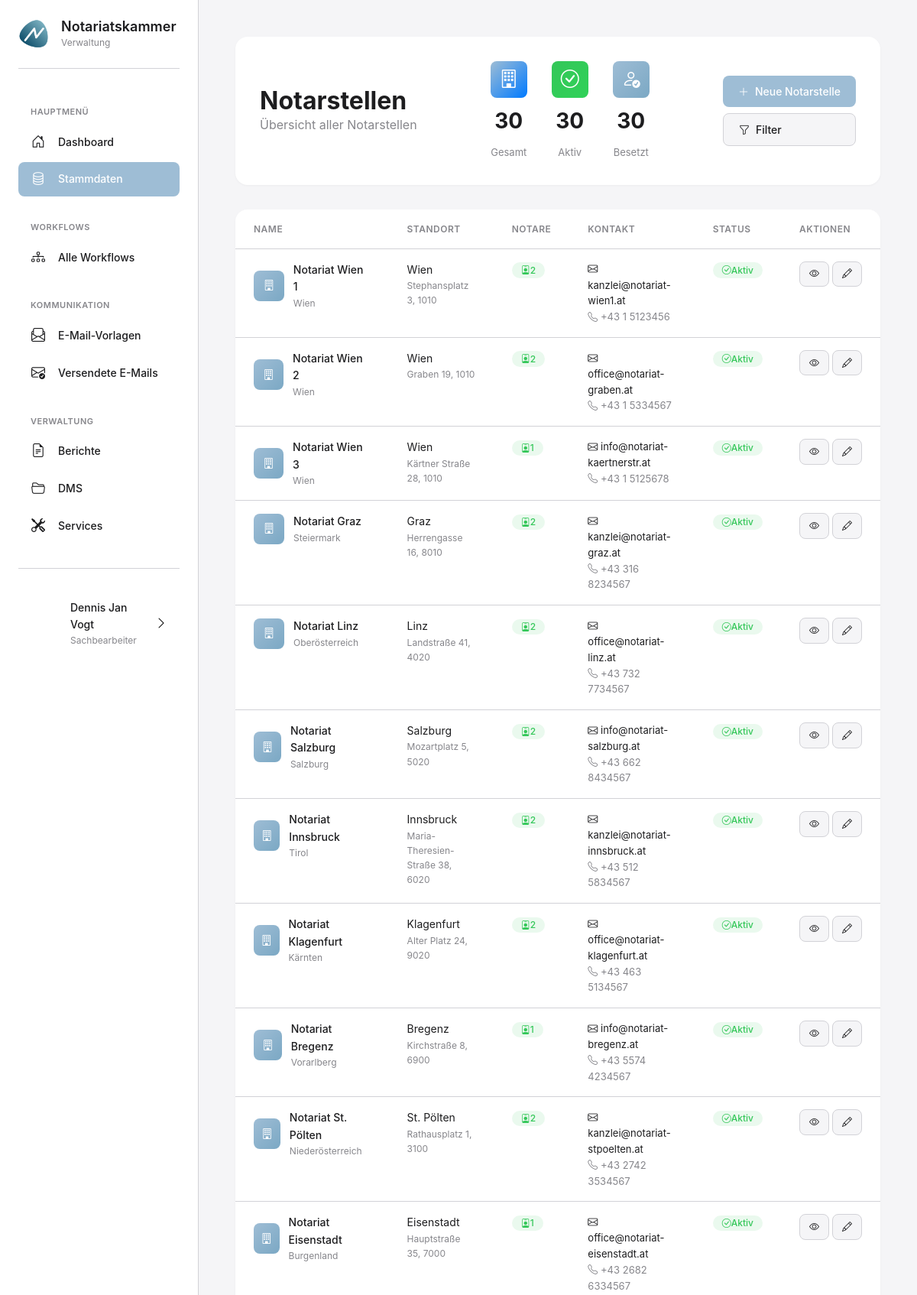
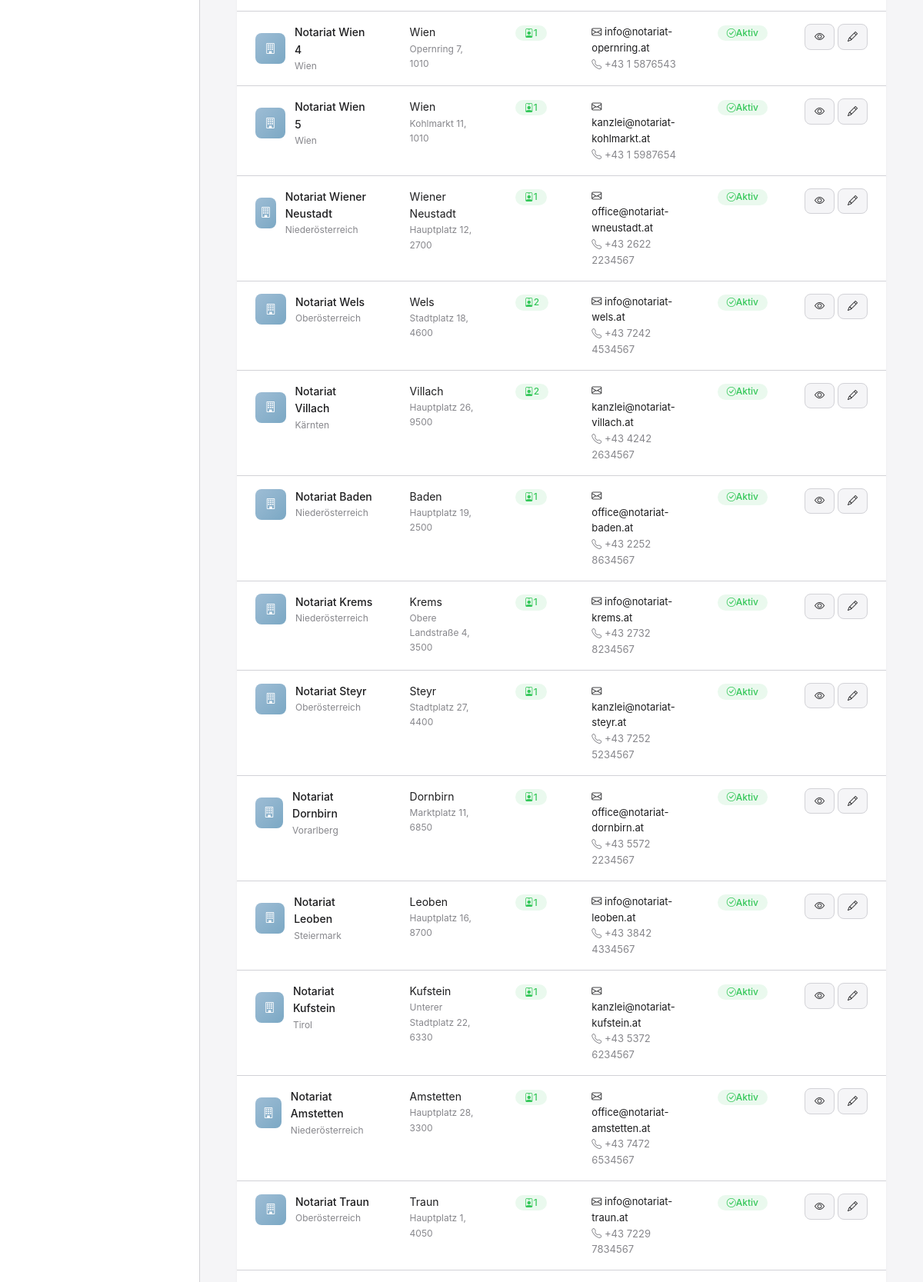
Page /stammdaten/notarstellen/ (signed in, upper part) on the committed database (2 pictures, top to bottom).
### apps/benutzer/models.py (models this page shows, shortened)
class KammerBenutzer(AbstractUser):
    ROLLEN = [
        ('admin', 'Administrator'),
        ('sachbearbeiter', 'Sachbearbeiter'),
        ('leitung', 'Leitung'),
    ]
    rolle = models.CharField(
        max_length=20,
        choices=ROLLEN,
        default='sachbearbeiter',
        verbose_name='Rolle'
    )
    abteilung = models.CharField(
        max_length=100,
        blank=True,
        verbose_name='Abteilung',
        help_text='z.B. "Zulassungen", "Aufsicht", "Allgemein"'
    )
    telefon = models.CharField(
        max_length=50,
        blank=True,
        verbose_name='Telefon'
    )
    profilbild = models.ImageField(
        upload_to='profilbilder/',
        blank=True,
        null=True,
        verbose_name='Profilbild',
        help_text='Profilbild des Benutzers'
    )
    class Meta:
        verbose_name = 'Kammermitarbeiter'
        verbose_name_plural = 'Kammermitarbeiter'
        ordering = ['last_name', 'first_name']

### apps/notarstellen/models.py (models this page shows, shortened)
class Notarstelle(ZeitstempelModel, AktivModel):
    bezeichnung = models.CharField(
        max_length=50,
        primary_key=True,
        verbose_name='Bezeichnung',
        help_text='Format: NST-000001'
    )
    name = models.CharField(
        max_length=200,
        verbose_name='Name',
        help_text='Offizieller Name der Notarstelle'
    )
    strasse = models.CharField(
        max_length=200,
        verbose_name='Straße'
    )
    plz = models.CharField(
        max_length=10,
        verbose_name='PLZ'
    )
    stadt = models.CharField(
        max_length=100,
        verbose_name='Stadt'
    )
    bundesland = models.CharField(
        max_length=100,
        blank=True,
        verbose_name='Bundesland'
    )
    sprengel = models.ForeignKey(
        'sprengel.Sprengel',
        on_delete=models.PROTECT,
        related_name='notarstellen',
        null=True,
        blank=True,
        verbose_name='Sprengel',
        help_text='Zugehöriger Notarsprengel (Gerichtsbezirk)'
    )
    telefon = models.CharField(
        max_length=50,
        blank=True,
        verbose_name='Telefon'
    )
    email = models.EmailField(
        blank=True,
        verbose_name='E-Mail'
    )
    besetzt_seit = models.DateField(
        null=True,
        blank=True,
        verbose_name='Besetzt seit',
        help_text='Datum der letzten Besetzung'
    )
    notiz = models.TextField(
        blank=True,
        verbose_name='Notizen',
        help_text='Interne Notizen und Bemerkungen'
    )
    class Meta:
        verbose_name = 'Notarstelle'
        verbose_name_plural = 'Notarstellen'
        ordering = ['bezeichnung']
        indexes = [
            models.Index(fields=['ist_aktiv']),
            models.Index(fields=['stadt']),
        ]

### apps/notarstellen/views.py (the view)
# urls.py: path('notarstellen/', views.notarstellen_liste_view, name='notarstellen_liste'),
@login_required
def notarstellen_liste_view(request):
    search = request.GET.get('search', '')
    status_filter = request.GET.get('status', '')
    bundesland_filter = request.GET.get('bundesland', '')
    notarstellen = Notarstelle.objects.annotate(
        anzahl_notare=Count('notare', filter=Q(notare__ist_aktiv=True))
    ).order_by('bezeichnung')
    if search:
        notarstellen = notarstellen.filter(
            Q(bezeichnung__icontains=search) |
            Q(name__icontains=search) |
            Q(stadt__icontains=search)
        )
    if status_filter == 'aktiv':
        notarstellen = notarstellen.filter(ist_aktiv=True)
    elif status_filter == 'inaktiv':
        notarstellen = notarstellen.filter(ist_aktiv=False)
    if bundesland_filter:
        notarstellen = notarstellen.filter(bundesland=bundesland_filter)
    stats = {
        'total': Notarstelle.objects.count(),
        'aktiv': Notarstelle.objects.filter(ist_aktiv=True).count(),
        'besetzt': Notarstelle.objects.filter(
            notare__ist_aktiv=True,
            notare__ende_datum__isnull=True
        ).distinct().count(),
    }
    bundeslaender = Notarstelle.objects.values_list('bundesland', flat=True).distinct().order_by('bundesland')
    context = {
        'notarstellen': notarstellen,
        'stats': stats,
        'search': search,
        'status_filter': status_filter,
        'bundesland_filter': bundesland_filter,
        'bundeslaender': bundeslaender,
    }
    return render(request, 'notarstellen/notarstellen_liste.html', context)

### templates/notarstellen/notarstellen_liste.html (shortened to what this page needs)
{% extends 'base_modern.html' %}
{% load static %}
{% block content %}
<div class="page-header">
    <div style="display: flex; align-items: center; justify-content: space-between; gap: var(--spacing-xl);">
        <div style="flex-shrink: 0;">
            <h1 class="page-title">Notarstellen</h1>
            <p class="page-subtitle">Übersicht aller Notarstellen</p>
        </div>
        <div style="display: flex; justify-content: center; gap: 32px; flex: 1;">
            <div style="display: flex; flex-direction: column; align-items: center; gap: 8px;">
                <div class="stat-card-icon blue" style="width: 48px; height: 48px; display: flex; align-items: center; justify-content: center;">
                    <i class="bi bi-building" style="font-size: 24px;"></i>
                </div>
                <div class="stat-card-value" style="font-size: 28px; font-weight: 700; margin: 0;">{{ stats.total }}</div>
                <div class="stat-card-label" style="font-size: 13px;">Gesamt</div>
            </div>
            <div style="display: flex; flex-direction: column; align-items: center; gap: 8px;">
                <div class="stat-card-icon green" style="width: 48px; height: 48px; display: flex; align-items: center; justify-content: center;">
                    <i class="bi bi-check-circle" style="font-size: 24px;"></i>
                </div>
                <div class="stat-card-value" style="font-size: 28px; font-weight: 700; margin: 0;">{{ stats.aktiv }}</div>
                <div class="stat-card-label" style="font-size: 13px;">Aktiv</div>
            </div>
            <div style="display: flex; flex-direction: column; align-items: center; gap: 8px;">
                <div class="stat-card-icon orange" style="width: 48px; height: 48px; display: flex; align-items: center; justify-content: center;">
                    <i class="bi bi-person-check" style="font-size: 24px;"></i>
                </div>
                <div class="stat-card-value" style="font-size: 28px; font-weight: 700; margin: 0;">{{ stats.besetzt }}</div>
                <div class="stat-card-label" style="font-size: 13px;">Besetzt</div>
            </div>
        </div>
        <div style="display: flex; flex-direction: column; gap: 8px; flex-shrink: 0;">
            <a href="{% url 'notarstelle_erstellen' %}" class="btn btn-primary">
                <i class="bi bi-plus-lg"></i>
                Neue Notarstelle
            </a>
            <button type="button" class="btn btn-secondary" onclick="openFilterModal()">
                <i class="bi bi-funnel"></i>
                <span id="filterButtonText">Filter</span>
            </button>
        </div>
    </div>
</div>
<div class="table-container">
    <table class="table">
        <thead>
            <tr>
                <th>Name</th>
                <th>Standort</th>
                <th>Notare</th>
                <th>Kontakt</th>
                <th>Status</th>
                <th>Aktionen</th>
            </tr>
        </thead>
        <tbody>
            {% if notarstellen %}
                {% for stelle in notarstellen %}
                <tr>
                    <td>
                        <div style="display: flex; align-items: center; gap: 12px;">
                            <div style="width: 40px; height: 40px; border-radius: 8px; background: linear-gradient(135deg, var(--secondary-blue), #7BA8C4); display: flex; align-items: center; justify-content: center; color: white; font-weight: 600;">
                                <i class="bi bi-building"></i>
                            </div>
                            <div>
                                <div style="font-weight: 500;">{{ stelle.name }}</div>
                                <div style="font-size: 12px; color: var(--text-secondary);">
                                    {{ stelle.bundesland }}
                                </div>
                            </div>
                        </div>
                    </td>
                    <td>
                        <div>{{ stelle.stadt }}</div>
                        <div style="font-size: 12px; color: var(--text-secondary);">
                            {{ stelle.strasse }}, {{ stelle.plz }}
                        </div>
                    </td>
                    <td>
                        {% if stelle.anzahl_notare > 0 %}
                        <span class="badge badge-success">
                            <i class="bi bi-person-badge"></i> {{ stelle.anzahl_notare }}
                        </span>
                        {% else %}
                        <span class="badge badge-secondary">
                            <i class="bi bi-dash-circle"></i> Keine
                        </span>
                        {% endif %}
                    </td>
                    <td>
                        {% if stelle.email %}
                        <div style="font-size: 13px;">
                            <i class="bi bi-envelope"></i> {{ stelle.email }}
                        </div>
                        {% endif %}
                        {% if stelle.telefon %}
                        <div style="font-size: 13px; color: var(--text-secondary);">
                            <i class="bi bi-telephone"></i> {{ stelle.telefon }}
                        </div>
                        {% endif %}
                    </td>
                    <td>
                        {% if stelle.ist_aktiv %}
                        <span class="badge badge-success">
                            <i class="bi bi-check-circle"></i> Aktiv
                        </span>
                        {% else %}
                        <span class="badge badge-danger">
                            <i class="bi bi-x-circle"></i> Inaktiv
                        </span>
                        {% endif %}
                    </td>
                    <td>
                        <div style="display: flex; gap: 4px;">
                            <a href="{% url 'notarstelle_detail' stelle.bezeichnung %}" class="btn btn-secondary btn-sm">
                                <i class="bi bi-eye"></i>
                            </a>
                            <a href="{% url 'notarstelle_bearbeiten' stelle.bezeichnung %}" class="btn btn-secondary btn-sm">
                                <i class="bi bi-pencil"></i>
                            </a>
                        </div>
                    </td>
                </tr>
                {% endfor %}
            {% endif %}
        </tbody>
    </table>
</div>
{% endblock %}

### templates/base_modern.html (shortened to what this page needs)
{% load static %}
<!DOCTYPE html>
<html lang="de">
<head>
    <link href="https://cdn.jsdelivr.net/npm/bootstrap@5.3.0/dist/css/bootstrap.min.css" rel="stylesheet">
    <link rel="stylesheet" href="https://cdn.jsdelivr.net/npm/bootstrap-icons@1.11.3/font/bootstrap-icons.min.css">
    <link rel="stylesheet" href="{% static 'css/modern-style.css' %}">
</head>
<body>
    <aside class="sidebar">
        <a href="{% url 'dashboard' %}" class="sidebar-logo" style="text-decoration: none; color: inherit; cursor: pointer;">
            <div class="sidebar-logo-icon">
                <img src="{% static 'images/logo.png' %}" alt="Notariatskammer Logo" style="width: 100%; height: 100%; object-fit: contain;">
            </div>
            <div class="sidebar-logo-text">
                <h1>Notariatskammer</h1>
                <p>Verwaltung</p>
            </div>
        </a>
        <nav class="sidebar-nav">
            <div class="sidebar-nav-section">
                <div class="sidebar-nav-section-title">Hauptmenü</div>
                <ul>
                    <li class="sidebar-nav-item">
                        <a href="{% url 'dashboard' %}" class="sidebar-nav-link {% if request.resolver_match.url_name == 'dashboard' %}active{% endif %}">
                            <i class="bi bi-house-door"></i>
                            <span>Dashboard</span>
                        </a>
                    </li>
                    <li class="sidebar-nav-item">
                        <button type="button" class="sidebar-nav-link {% if 'stammdaten' in request.path %}active{% endif %}" onclick="openStammdatenModal()">
                            <i class="bi bi-database"></i>
                            <span>Stammdaten</span>
                        </button>
                    </li>
                </ul>
            </div>
            <div class="sidebar-nav-section">
                <div class="sidebar-nav-section-title">Workflows</div>
                <ul>
                    <li class="sidebar-nav-item">
                        <a href="{% url 'workflow_liste' %}" class="sidebar-nav-link {% if 'workflows' in request.path and 'workflow_liste' in request.resolver_match.url_name %}active{% endif %}">
                            <i class="bi bi-diagram-3"></i>
                            <span>Alle Workflows</span>
                        </a>
                    </li>
                </ul>
            </div>
            <div class="sidebar-nav-section">
                <div class="sidebar-nav-section-title">Kommunikation</div>
                <ul>
                    <li class="sidebar-nav-item">
                        <a href="{% url 'vorlagen_liste' %}" class="sidebar-nav-link {% if 'vorlagen' in request.path %}active{% endif %}">
                            <i class="bi bi-envelope-paper"></i>
                            <span>E-Mail-Vorlagen</span>
                        </a>
                    </li>
                    <li class="sidebar-nav-item">
                        <a href="{% url 'gesendete_emails' %}" class="sidebar-nav-link {% if 'gesendete_emails' in request.resolver_match.url_name %}active{% endif %}">
                            <i class="bi bi-envelope-check"></i>
                            <span>Versendete E-Mails</span>
                        </a>
                    </li>
                </ul>
            </div>
            <div class="sidebar-nav-section">
                <div class="sidebar-nav-section-title">Verwaltung</div>
                <ul>
                    <li class="sidebar-nav-item">
                        <a href="{% url 'berichte_uebersicht' %}" class="sidebar-nav-link {% if 'berichte' in request.path %}active{% endif %}">
                            <i class="bi bi-file-earmark-text"></i>
                            <span>Berichte</span>
                        </a>
                    </li>
                    <li class="sidebar-nav-item">
                        <a href="/dms/" class="sidebar-nav-link {% if 'dms' in request.path %}active{% endif %}">
                            <i class="bi bi-folder2-open"></i>
                            <span>DMS</span>
                        </a>
                    </li>
                    <li class="sidebar-nav-item">
                        <a href="{% url 'service_katalog' %}" class="sidebar-nav-link {% if 'services' in request.path %}active{% endif %}">
                            <i class="bi bi-tools"></i>
                            <span>Services</span>
                        </a>
                    </li>
                </ul>
            </div>
        </nav>
        <div class="user-menu">
            <button class="user-menu-button" type="button" onclick="toggleUserProfileMenu(event)">
                <div class="user-avatar" {% if user.profilbild %}style="background-image: url('{{ user.profilbild.url }}'); background-size: cover; background-position: center; font-size: 0;"{% endif %}>
                </div>
                <div class="user-info">
                    <div class="user-name">{{ user.get_full_name|default:user.username }}</div>
                    <div class="user-role">{{ user.get_rolle_display|default:"Benutzer" }}</div>
                </div>
                <i class="bi bi-chevron-right"></i>
            </button>
        </div>
    </aside>
    <main class="main-content">
        {% block content %}{% endblock %}
    </main>
</body>
</html>

### rows in the picture
KammerBenutzer: get_full_name "Dennis Jan Vogt", rolle "Sachbearbeiter"
Notarstelle: name "Notariat Wien 1", bundesland "Wien", stadt "Wien", strasse "Stephansplatz 3", plz "1010", anzahl_notare "2", email "kanzlei@notariat-wien1.at", telefon "+43 1 5123456", ist_aktiv True (drawn)
Notarstelle: name "Notariat Wien 2", bundesland "Wien", stadt "Wien", strasse "Graben 19", plz "1010", anzahl_notare "2", email "office@notariat-graben.at", telefon "+43 1 5334567", ist_aktiv True (drawn)
Notarstelle: name "Notariat Wien 3", bundesland "Wien", stadt "Wien", strasse "Kärtner Straße 28", plz "1010", anzahl_notare "1", email "info@notariat-kaertnerstr.at", telefon "+43 1 5125678", ist_aktiv True (drawn)
Notarstelle: name "Notariat Graz", bundesland "Steiermark", stadt "Graz", strasse "Herrengasse 16", plz "8010", anzahl_notare "2", email "kanzlei@notariat-graz.at", telefon "+43 316 8234567", ist_aktiv True (drawn)
Notarstelle: name "Notariat Linz", bundesland "Oberösterreich", stadt "Linz", strasse "Landstraße 41", plz "4020", anzahl_notare "2", email "office@notariat-linz.at", telefon "+43 732 7734567", ist_aktiv True (drawn)
Notarstelle: name "Notariat Salzburg", bundesland "Salzburg", stadt "Salzburg", strasse "Mozartplatz 5", plz "5020", anzahl_notare "2", email "info@notariat-salzburg.at", telefon "+43 662 8434567", ist_aktiv True (drawn)
Notarstelle: name "Notariat Innsbruck", bundesland "Tirol", stadt "Innsbruck", strasse "Maria-Theresien-Straße 38", plz "6020", anzahl_notare "2", email "kanzlei@notariat-innsbruck.at", telefon "+43 512 5834567", ist_aktiv True (drawn)
Notarstelle: name "Notariat Klagenfurt", bundesland "Kärnten", stadt "Klagenfurt", strasse "Alter Platz 24", plz "9020", anzahl_notare "2", email "office@notariat-klagenfurt.at", telefon "+43 463 5134567", ist_aktiv True (drawn)
Notarstelle: name "Notariat Bregenz", bundesland "Vorarlberg", stadt "Bregenz", strasse "Kirchstraße 8", plz "6900", anzahl_notare "1", email "info@notariat-bregenz.at", telefon "+43 5574 4234567", ist_aktiv True (drawn)
Notarstelle: name "Notariat St. Pölten", bundesland "Niederösterreich", stadt "St. Pölten", strasse "Rathausplatz 1", plz "3100", anzahl_notare "2", email "kanzlei@notariat-stpoelten.at", telefon "+43 2742 3534567", ist_aktiv True (drawn)
Notarstelle: name "Notariat Eisenstadt", bundesland "Burgenland", stadt "Eisenstadt", strasse "Hauptstraße 35", plz "7000", anzahl_notare "1", email "office@notariat-eisenstadt.at", telefon "+43 2682 6334567", ist_aktiv True (drawn)
Notarstelle: name "Notariat Wien 4", bundesland "Wien", stadt "Wien", strasse "Opernring 7", plz "1010", anzahl_notare "1", email "info@notariat-opernring.at", telefon "+43 1 5876543", ist_aktiv True (drawn)
Notarstelle: name "Notariat Wien 5", bundesland "Wien", stadt "Wien", strasse "Kohlmarkt 11", plz "1010", anzahl_notare "1", email "kanzlei@notariat-kohlmarkt.at", telefon "+43 1 5987654", ist_aktiv True (drawn)
Notarstelle: name "Notariat Wiener Neustadt", bundesland "Niederösterreich", stadt "Wiener Neustadt", strasse "Hauptplatz 12", plz "2700", anzahl_notare "1", email "office@notariat-wneustadt.at", telefon "+43 2622 2234567", ist_aktiv True (drawn)
Notarstelle: name "Notariat Wels", bundesland "Oberösterreich", stadt "Wels", strasse "Stadtplatz 18", plz "4600", anzahl_notare "2", email "info@notariat-wels.at", telefon "+43 7242 4534567", ist_aktiv True (drawn)
Notarstelle: name "Notariat Villach", bundesland "Kärnten", stadt "Villach", strasse "Hauptplatz 26", plz "9500", anzahl_notare "2", email "kanzlei@notariat-villach.at", telefon "+43 4242 2634567", ist_aktiv True (drawn)
Notarstelle: name "Notariat Baden", bundesland "Niederösterreich", stadt "Baden", strasse "Hauptplatz 19", plz "2500", anzahl_notare "1", email "office@notariat-baden.at", telefon "+43 2252 8634567", ist_aktiv True (drawn)
Notarstelle: name "Notariat Krems", bundesland "Niederösterreich", stadt "Krems", strasse "Obere Landstraße 4", plz "3500", anzahl_notare "1", email "info@notariat-krems.at", telefon "+43 2732 8234567", ist_aktiv True (drawn)
Notarstelle: name "Notariat Steyr", bundesland "Oberösterreich", stadt "Steyr", strasse "Stadtplatz 27", plz "4400", anzahl_notare "1", email "kanzlei@notariat-steyr.at", telefon "+43 7252 5234567", ist_aktiv True (drawn)
Notarstelle: name "Notariat Dornbirn", bundesland "Vorarlberg", stadt "Dornbirn", strasse "Marktplatz 11", plz "6850", anzahl_notare "1", email "office@notariat-dornbirn.at", telefon "+43 5572 2234567", ist_aktiv True (drawn)
Notarstelle: name "Notariat Leoben", bundesland "Steiermark", stadt "Leoben", strasse "Hauptplatz 16", plz "8700", anzahl_notare "1", email "info@notariat-leoben.at", telefon "+43 3842 4334567", ist_aktiv True (drawn)
Notarstelle: name "Notariat Kufstein", bundesland "Tirol", stadt "Kufstein", strasse "Unterer Stadtplatz 22", plz "6330", anzahl_notare "1", email "kanzlei@notariat-kufstein.at", telefon "+43 5372 6234567", ist_aktiv True (drawn)
Notarstelle: name "Notariat Amstetten", bundesland "Niederösterreich", stadt "Amstetten", strasse "Hauptplatz 28", plz "3300", anzahl_notare "1", email "office@notariat-amstetten.at", telefon "+43 7472 6534567", ist_aktiv True (drawn)
Notarstelle: name "Notariat Traun", bundesland "Oberösterreich", stadt "Traun", strasse "Hauptplatz 1", plz "4050", anzahl_notare "1", email "info@notariat-traun.at", telefon "+43 7229 7834567", ist_aktiv True (drawn)

### other values in the picture
{{ stats.total }} "30"
{{ stats.aktiv }} "30"
{{ stats.besetzt }} "30"
